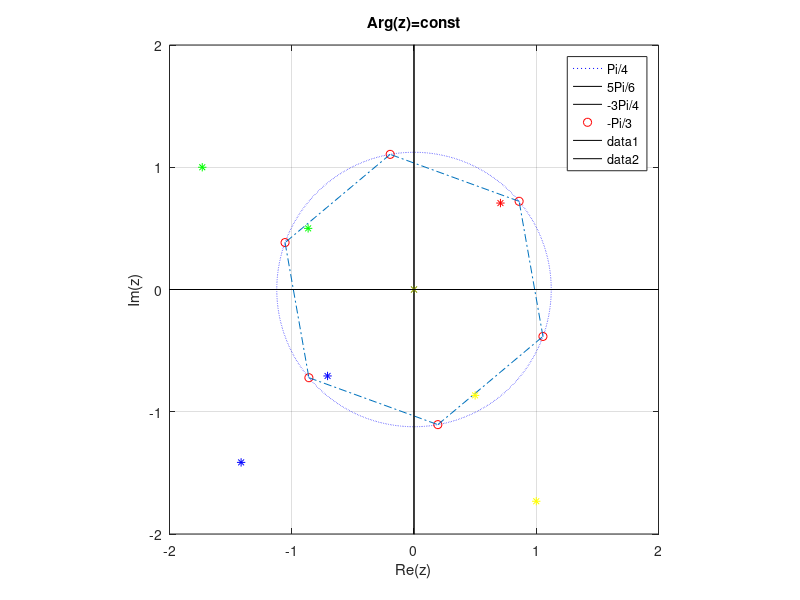

The MATLAB source for this figure:
% TODO
% Part 1
% Find the roots of (-1-sqrt(3i))^(1/6)
% Make a plot


z = -1-sqrt(3)*i;
r = abs(z); phi = angle(z); k = 0:1:5;
zroot = r^(1/6)*(cos((phi+2*pi*k)/6)+i*sin((phi+2*pi*k)/6));
plot(real(zroot), imag(zroot),'or');
t = 0:pi/1000:2*pi;
x=  r^(1/6)*cos(t); y = r^(1/6)*sin(t);
plot(x, y,':b');
hold on;  grid on; 
line([-2.5 2.5],[0 0],'color','black');
line([0 0], [-2 2],'color','black');
xlabel('RE'); ylabel('Im');
plot(real(zroot), imag(zroot),'or');
title('Complex plane');
axis([-2 2 -2 2]);
axis equal;

line([real(zroot(1)) real(zroot(2))], [imag(zroot(1)) imag(zroot(2))],'LineStyle','-.');
line([real(zroot(2)) real(zroot(3))], [imag(zroot(2)) imag(zroot(3))],'LineStyle','-.');
line([real(zroot(3)) real(zroot(4))], [imag(zroot(3)) imag(zroot(4))],'LineStyle','-.');
line([real(zroot(4)) real(zroot(5))], [imag(zroot(4)) imag(zroot(5))],'LineStyle','-.');
line([real(zroot(5)) real(zroot(6))], [imag(zroot(5)) imag(zroot(6))],'LineStyle','-.');
line([real(zroot(6)) real(zroot(1))], [imag(zroot(6)) imag(zroot(1))],'LineStyle','-.');
close all;

% Part 2
% Plot a quantity of points, using the following condition:
% Arg(z)=-3pi/4 Arg(z)=-pi/3
phi = pi/4;
r = [0:1:10];
z = r*(cos(phi) + i*sin(phi));
plot(real(z),imag(z),'*r');
grid on
hold on
xlabel('Re(z)');
ylabel('Im(z)');
title('Arg(z)=const');
phi = 5*pi/6;
z = r*(cos(phi) + i*sin(phi));
plot(real(z), imag(z), '*g');
phi = -3*pi/4;
r = [0:1:10];
z = r*(cos(phi) + i*sin(phi));
plot(real(z),imag(z),'*b');
phi = (-1)*pi/3;
z = r*(cos(phi) + i*sin(phi));
plot(real(z), imag(z), '*y');
legend('Pi/4', '5Pi/6', '-3Pi/4', '-Pi/3');
line([-10 10], [0 0], 'Color', 'k'); line([0 0], [-10 10], 'Color', 'k');





















